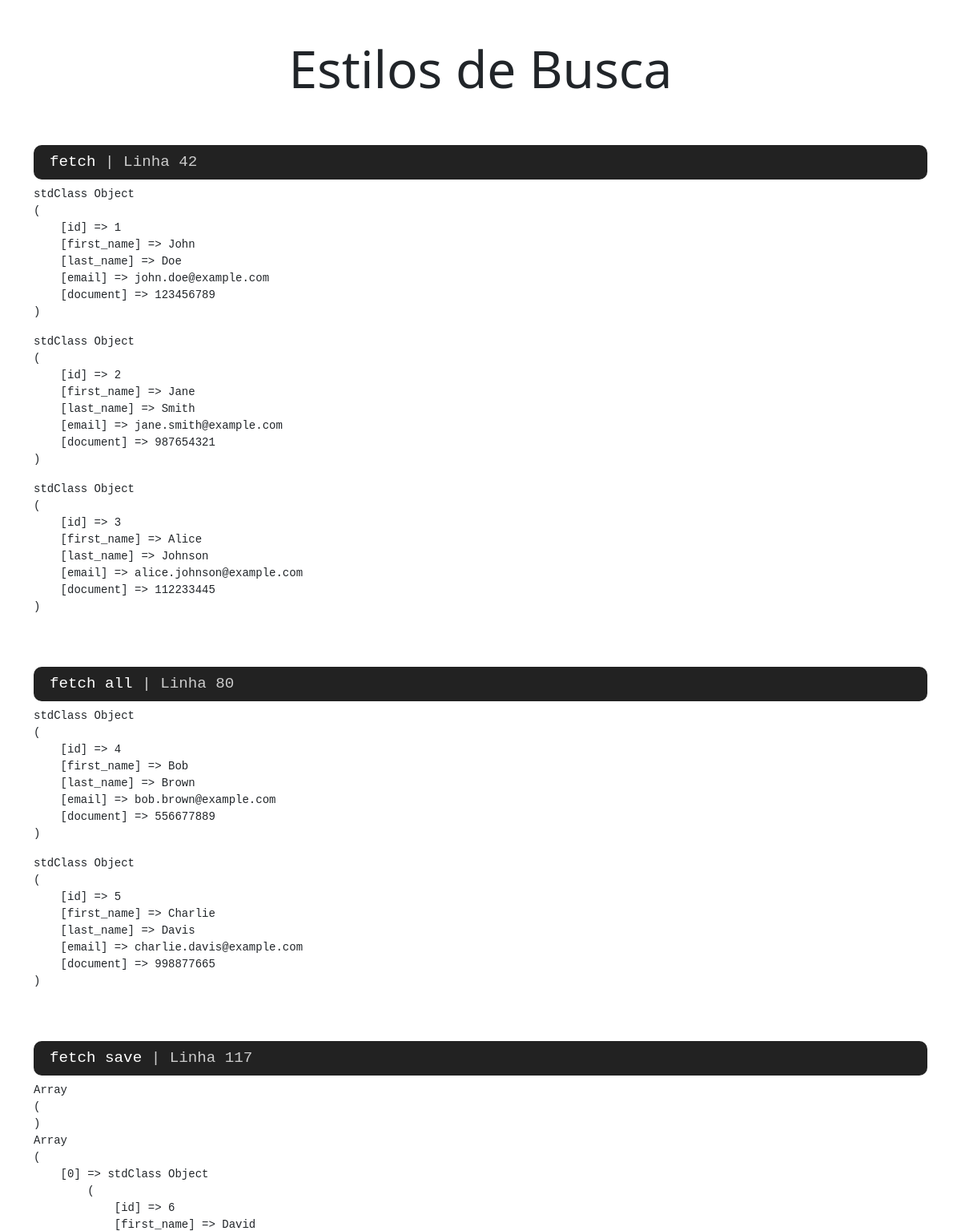
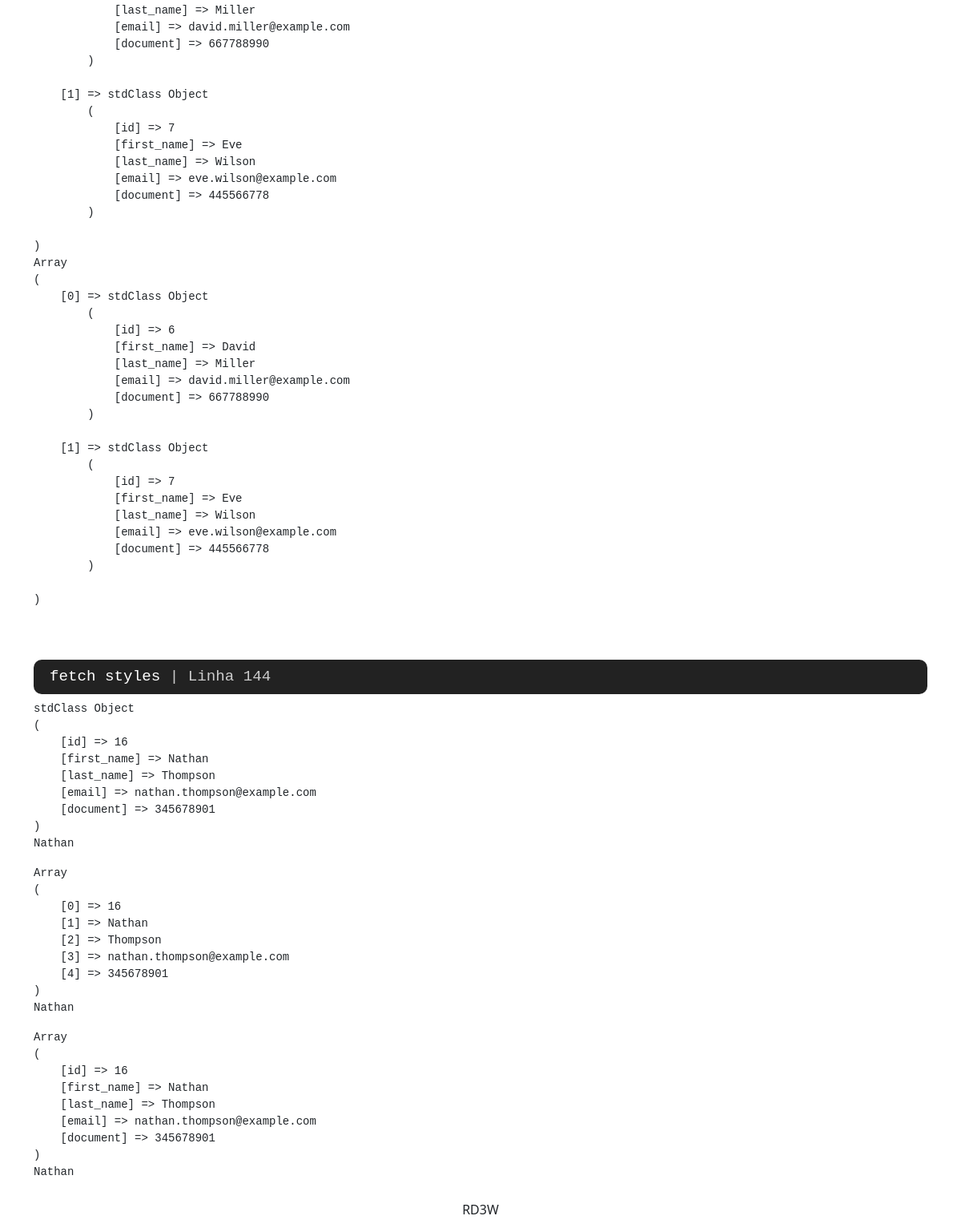
The app's page /035_PDO_estilos_de_busca/index.php with its own data (2 pictures, top to bottom).
### tables this page shows
CREATE TABLE users (
    id INT PRIMARY KEY AUTO_INCREMENT,
    first_name VARCHAR(255),
    last_name VARCHAR(255),
    email VARCHAR(255),
    document VARCHAR(255)
);

### 035_PDO_estilos_de_busca/index.php (the view, shortened to what this page needs)
<!DOCTYPE html>
<html lang="en">
<head>
    <link href="https://cdn.jsdelivr.net/npm/bootstrap@5.3.2/dist/css/bootstrap.min.css" rel="stylesheet">
</head>
<body>
    <header class="text-center p-5">
        <h1 class="display-3">Estilos de Busca</h1>
    </header>
    <main class="container">
        <h2 class="">
            fetch
            <span>
                | Linha <?= __LINE__ ?>
            </span>
        </h2>
        <?php
        $connect = Connect::getInstance();
        $read = $connect->query("SELECT * FROM users LIMIT 3");
        if (!$read->rowCount()) {
            echo "<p class='alert alert-warning'>Nenhum usuário encontrado...</p>";
        } else {
            echo "<pre>";
            print_r($read->fetch());
            echo "</pre>";
            while ($user = $read->fetch()) {
                echo "<pre>";
                print_r($user);
                echo "</pre>";
            }
        }
        ?>
        <br><br>
        <h2 class="">
            fetch all
            <span>
                | Linha <?= __LINE__ ?>
            </span>
        </h2>
        <?php
        $read = $connect->query("SELECT * FROM users LIMIT 3,2");
        foreach ($read->fetchAll() as $user) {
            echo "<pre>";
            print_r($user);
            echo "</pre>";
        }
        ?>
        <br><br>
        <h2 class="">
            fetch save
            <span>
                | Linha <?= __LINE__ ?>
            </span>
        </h2>
        <?php
        $read = $connect->query("SELECT * FROM users LIMIT 5,2");
        $results = $read->fetchAll();
        echo "<pre>";
        print_r($read->fetchAll());
        print_r($results);
        print_r($results);
        echo "</pre>";
        ?>
        <br><br>
        <h2 class="">
            fetch styles
            <span>
                | Linha <?= __LINE__ ?>
            </span>
        </h2>
        <?php
        $read = $connect->query("SELECT * FROM users LIMIT 15,1");
        foreach ($read->fetchAll() as $user) {
            echo "<pre>";
            print_r($user);
            echo $user->first_name;
            echo "</pre>";
        }
        $read = $connect->query("SELECT * FROM users LIMIT 15,1");
        foreach ($read->fetchAll(PDO::FETCH_NUM) as $user) {
            echo "<pre>";
            print_r($user);
            echo $user[1];
            echo "</pre>";
        }
        $read = $connect->query("SELECT * FROM users LIMIT 15,1");
        foreach ($read->fetchAll(PDO::FETCH_ASSOC) as $user) {
            echo "<pre>";
            print_r($user);
            echo $user["first_name"];
            echo "</pre>";
        }
        ?>
        <br><br>
    </main>
    <footer class="text-center fixed-bottom">
        <p>RD3W</p>
    </footer>
</body>
</html>

### 035_PDO_estilos_de_busca/index.php (style rules this page uses)
h2 { background-color: #222; color: #fff; padding: 10px 20px; font-size: 1.2rem; border-radius: 10px; font-weight: 400; font-family: monospace; }
h2 span { font-weight: 300; color: #ccc; }

### records on screen
users: value "stdClass Object ( [id] => 2 [first_name] => Jane [last_name] => Smith [email] => jane.smith@example.com [document] => 987654321 )"
users: value "stdClass Object ( [id] => 3 [first_name] => Alice [last_name] => Johnson [email] => alice.johnson@example.com [document] => 112233445 )"
users: value "stdClass Object ( [id] => 4 [first_name] => Bob [last_name] => Brown [email] => bob.brown@example.com [document] => 556677889 )"
users: value "stdClass Object ( [id] => 5 [first_name] => Charlie [last_name] => Davis [email] => charlie.davis@example.com [document] => 998877665 )"
users: value "stdClass Object ( [id] => 16 [first_name] => Nathan [last_name] => Thompson [email] => nathan.thompson@example.com [document] => 345678901 )", first_name "Nathan", value "Array ( [0] => 16 [1] => Nathan [2] => Thompson [3] => nathan.thompson@example.com [4] => 345678901 )", value "Array ( [id] => 16 [first_name] => Nathan [last_name] => Thompson [email] => nathan.thompson@example.com [document] => 345678901 )"

### other values on screen
__LINE__ "42"
__LINE__ "80"
__LINE__ "117"
__LINE__ "144"
